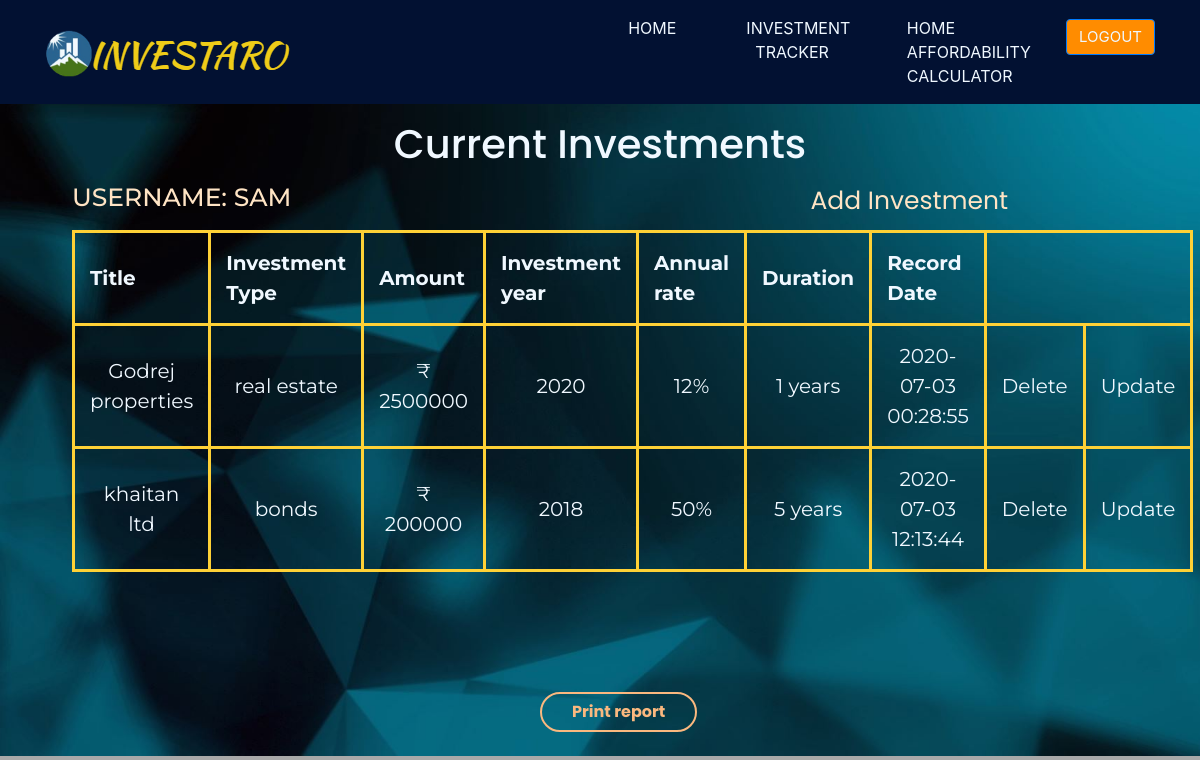
The page /display.php (signed in) on the database its author committed.
### tables this page shows
CREATE TABLE `assets` (
  `invest_id` int(255) NOT NULL,
  `usernameid` varchar(255) NOT NULL,
  `company` varchar(255) NOT NULL,
  `invtype` varchar(255) NOT NULL,
  `invamount` float NOT NULL,
  `invstartyear` int(4) NOT NULL,
  `invrate` double NOT NULL,
  `invduration` float NOT NULL,
  `date` datetime NOT NULL
);

### display.php (the view, shortened to what this page needs)
<?php
require 'server.php';
?>
<!DOCTYPE html>
<html>
<head>
    <link href="css/styles.css" rel="stylesheet" />
    <link rel="stylesheet" href="https://stackpath.bootstrapcdn.com/bootstrap/4.4.1/css/bootstrap.min.css">
</head>
<body class="animate-in" style="background-color: darkgray;background-image: url(img/investdatabg.jpg);width:auto;height: auto;background-repeat: no-repeat;background-size: cover;">
    <nav class="navbar  navbar-expand-lg navbar-light fixed-top navbar-custom " id="#nav1">
        <div class="container" id="navbar">
            <a class="navbar-brand  js-scroll-trigger" href="index.html" id="logo"><img src="img/logo.png" alt="INVESTARO" /></a>
            <div class="collapse navbar-collapse" id="navbarResponsive">
                <ul class="navbar-nav text-uppercase ml-auto">
                    <li class="nav-item"><a class="nav-link js-scroll-trigger" href="main.php" id="menu1">Home</a></li>&nbsp;&nbsp;&nbsp;&nbsp;&nbsp;&nbsp;&nbsp;&nbsp;&nbsp;&nbsp;&nbsp;&nbsp;
                    <li class="nav-item"><a class="nav-link js-scroll-trigger" href="inves.php" id="menu2">INVESTMENT <br>&nbsp;&nbsp;TRACKER</a></li>&nbsp;&nbsp;&nbsp;&nbsp;&nbsp;&nbsp;&nbsp;&nbsp;&nbsp;
                    <li class="nav-item"><a class="nav-link js-scroll-trigger" href="homecalc.php" id="menu3">Home Affordability <br>calculator</a></li>&nbsp;&nbsp;&nbsp;&nbsp;&nbsp;
                    &nbsp;&nbsp;&nbsp;&nbsp;&nbsp;&nbsp; <li class="nav-item" style="padding-top:2%;"><a class="btn btn-primary btn-xl text-uppercase js-scroll-trigger" href="#" id="sign-in-icon" data-target="#logout" data-toggle="modal"> LOGOUT </a></li>
                </ul>
            </div>
        </div>
    </nav>
    <h1 style="text-align: center;padding-top:10%;color:aliceblue;font-family: 'Poppins', sans-serif;padding-bottom:0.5%;padding-left:5%;padding-right:5%;">Current Investments </h1>
    <?php  if (isset($_SESSION['username'])) : ?>
    <h3 class="text-uppercase" style="font-weight: 500;font-family: Montserrat;color:bisque;float:left;padding-left:6%;
font-size:25px;"> Username:
        <?php echo $_SESSION['username']; ?><?php endif ?></h3>
    <a href="add.php" style="color:bisque;float:right;padding-right:16%;font-family: 'Poppins', sans-serif;font-size:25px;"> Add Investment</a>
    <br><br>
    <table>
        <tr>
            <th>Title</th>
            <th>Investment Type</th>
            <th>Amount</th>
            <th>Investment year</th>
            <th>Annual rate</th>
            <th>Duration</th>
            <th>Record Date</th>
        </tr>
        <?php
    if (isset($_SESSION['username'])){
    $us= $_SESSION['username'];
        $sql = "SELECT * FROM assets where usernameid='$us'";
        $result = $db->query($sql);
        if ($result->num_rows > 0) {
            while($row = $result->fetch_assoc()) {
        echo '<tr>';
        echo "<td style='text-align: center'>" . $row["company"] . "</td>";
        echo "<td style='text-align: center'>" . $row["invtype"] . "</td>";
        echo "<td style='text-align: center'>&#8377; " . $row["invamount"] . "</td>";
        echo "<td style='text-align: center'>" . $row["invstartyear"] . "</td>";
        echo "<td style='text-align: center'>" . $row["invrate"] . "%</td>";
        echo "<td style='text-align: center'>" . $row["invduration"] . " years</td>";
        echo "<td style='text-align: center'>". $row["date"] ."</td>";
        echo "<td style='text-align: center; '><a href=\"delete.php?id=".$row['invest_id']."\" style='color:inherit;' >Delete</a></td>";   echo "<td style='text-align: center; '><a href=\"update.php?id=".$row['invest_id']."\" style='color:inherit;'>Update</a></td>";
        echo '</tr>';
  }
    }
        else {
  echo "<td style='text-align: center'>No investment record inserted yet!</td>";
}
} ?>
    </table>
    <input class="logout" type="submit" value="Print report" style="margin-left:45%;margin-top:10%;margin-bottom:2%" onclick="window.print()" />
</body>
</html>

### css/styles.css (style rules this page uses)
.animate-in { animation: fadeIn .8s ease-in; }
html { height: auto; width: auto; scroll-behavior: smooth; }
nav { background-color: #021132; }
#navbar { overflow: hidden; padding: 10x 8px; transition: 0.4s; z-index: 99; }
#logo { font-size: 15px; color: aliceblue; width: 50%; }
#menu1, #menu2, #menu3, #menu4 { color: aliceblue; }
#sign-in-icon { color: aliceblue; background-color: darkorange; font-size: 15px; }
.container { width: auto; height: auto; padding-right: 0.75rem; padding-left: 0.75rem; margin-right: auto; margin-left: auto; }
.text-uppercase { text-transform: uppercase !important; }

### display.php (style rules this page uses)
.logout { padding: 6px 30px; border-radius: 20px; background: none; border: 2px solid #FAB87F; color: #FAB87F; font-weight: bold; transition: all .5s; margin-top: 1em; margin-left: 35%; font-family: 'Poppins', sans-serif; }
table, tr, th, td { border: 3px solid #fed136; font-size: 20px; padding: 15px; height: auto; width: auto; border-collapse: collapse; color: aliceblue; font-family: 'Montserrat', sans-serif; margin-left: 6%; margin-right: 2%; }

### rows shown on the page
assets: company "Godrej properties", invtype "real estate", invamount "2500000", invstartyear "2020", invrate "12", invduration "1", date "2020-07-03 00:28:55"
assets: company "khaitan ltd", invtype "bonds", invamount "200000", invstartyear "2018", invrate "50", invduration "5", date "2020-07-03 12:13:44"

### other values the page prints
$_SESSION['username'] "SAM"
